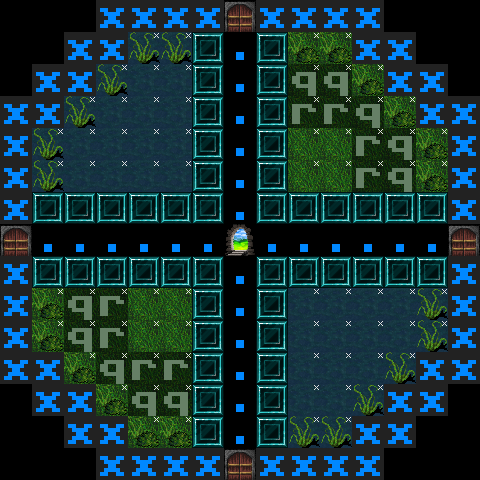

Rendered tile map (Tiled .tmx) drawn with the repository's tilesets; below, a short description and the full map source, tile grids included:
An orthogonal 15x15 tile map with 32x32 px tiles, 3 tile layers (Tile Layer, Feature Layer, Tag Layer), 2 tilesets.

<map version="2017.05.26" orientation="orthogonal" renderorder="right-down" width="15" height="15" tilewidth="32" tileheight="32" backgroundcolor="#000000" nextobjectid="1">
 <properties>
  <property name="code" value="SUBST:      q = P', r = P''" />
  <property name="orient" value="float" />
  <property name="tags" value="arrival" />
 </properties>
 <tileset firstgid="1" source="../tilesets/features.tsx" />
 <tileset firstgid="205" source="../tilesets/basic.tsx" />
 <layer name="Tile Layer" width="15" height="15">
  <data encoding="csv">
0,0,0,206,206,206,206,121,206,206,206,206,0,0,0,
0,0,206,206,217,217,210,205,210,229,229,206,206,0,0,
0,206,206,217,217,217,210,205,210,229,229,229,206,206,0,
206,206,217,217,217,217,210,205,210,229,229,229,229,206,206,
206,217,217,217,217,217,210,205,210,229,229,229,229,229,206,
206,217,217,217,217,217,210,205,210,229,229,229,229,229,206,
206,210,210,210,210,210,210,205,210,210,210,210,210,210,206,
121,205,205,205,205,205,205,9,205,205,205,205,205,205,121,
206,210,210,210,210,210,210,205,210,210,210,210,210,210,206,
206,229,229,229,229,229,210,205,210,217,217,217,217,217,206,
206,229,229,229,229,229,210,205,210,217,217,217,217,217,206,
206,206,229,229,229,229,210,205,210,217,217,217,217,206,206,
0,206,206,229,229,229,210,205,210,217,217,217,206,206,0,
0,0,206,206,229,229,210,205,210,217,217,206,206,0,0,
0,0,0,206,206,206,206,121,206,206,206,206,0,0,0
</data>
 </layer>
 <layer name="Feature Layer" width="15" height="15">
  <data encoding="csv">
0,0,0,0,0,0,0,0,0,0,0,0,0,0,0,
0,0,0,0,139,139,0,0,0,141,141,0,0,0,0,
0,0,0,139,0,0,0,0,0,159,159,141,0,0,0,
0,0,139,0,0,0,0,0,0,160,160,159,141,0,0,
0,139,0,0,0,0,0,0,0,0,0,160,159,141,0,
0,139,0,0,0,0,0,0,0,0,0,160,159,141,0,
0,0,0,0,0,0,0,0,0,0,0,0,0,0,0,
0,0,0,0,0,0,0,0,0,0,0,0,0,0,0,
0,0,0,0,0,0,0,0,0,0,0,0,0,0,0,
0,141,159,160,0,0,0,0,0,0,0,0,0,139,0,
0,141,159,160,0,0,0,0,0,0,0,0,0,139,0,
0,0,141,159,160,160,0,0,0,0,0,0,139,0,0,
0,0,0,141,159,159,0,0,0,0,0,139,0,0,0,
0,0,0,0,141,141,0,0,0,139,139,0,0,0,0,
0,0,0,0,0,0,0,0,0,0,0,0,0,0,0
</data>
 </layer>
 <layer name="Tag Layer" width="15" height="15">
  <data encoding="csv">
0,0,0,0,0,0,0,0,0,0,0,0,0,0,0,
0,0,0,0,145,145,0,0,0,145,145,0,0,0,0,
0,0,0,145,145,145,0,0,0,145,145,145,0,0,0,
0,0,145,145,145,145,0,0,0,145,145,145,145,0,0,
0,145,145,145,145,145,0,0,0,145,145,145,145,145,0,
0,145,145,145,145,145,0,0,0,145,145,145,145,145,0,
0,0,0,0,0,0,0,0,0,0,0,0,0,0,0,
0,0,0,0,0,0,0,0,0,0,0,0,0,0,0,
0,0,0,0,0,0,0,0,0,0,0,0,0,0,0,
0,145,145,145,145,145,0,0,0,145,145,145,145,145,0,
0,145,145,145,145,145,0,0,0,145,145,145,145,145,0,
0,0,145,145,145,145,0,0,0,145,145,145,145,0,0,
0,0,0,145,145,145,0,0,0,145,145,145,0,0,0,
0,0,0,0,145,145,0,0,0,145,145,0,0,0,0,
0,0,0,0,0,0,0,0,0,0,0,0,0,0,0
</data>
 </layer>
 <objectgroup name="Scripting Layer" />
</map>
